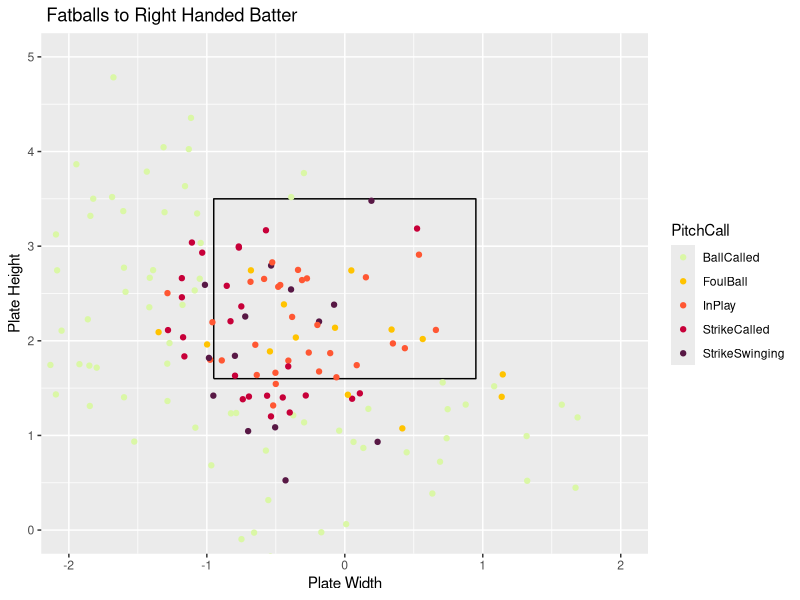
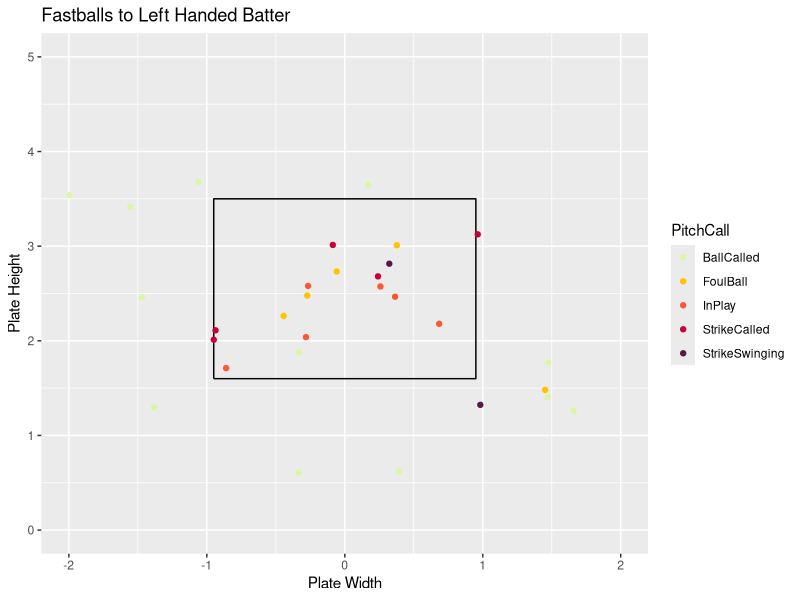

These charts were generated, in order, by the following R code:
## ---- chunk 1
knitr::opts_chunk$set(fig.align = "center", fig.width = 4, fig.height = 4, comment = NA, message = FALSE, warning = FALSE, echo = FALSE)
library(readr)
library(dplyr)
library(ggplot2)
library(tidyverse)
Master <- read_csv("Master.csv")
Pitcher <- Master %>%
  filter(Pitcher == "Herbert, Brennan")
x <- c(-.95,.95,.95,-.95,-.95)
z <- c(1.6,1.6,3.5,3.5,1.6)
sz <- data_frame(x, z)
## ---- chunk 2
FastballsThrownR <- Pitcher %>%
  filter(TaggedPitchType == "Fastball" & BatterSide == "Right" & RelSpeed)
ggplot() +
  geom_path(data = sz, aes(x = x, y = z)) +
  coord_equal() +
  xlab("Plate Width") +
  ylab("Plate Height") +
  ggtitle(" Fatballs to Right Handed Batter") +
  geom_point(data = FastballsThrownR,aes(x = PlateLocSide, y = PlateLocHeight, color = PitchCall)) +
  coord_cartesian(xlim = c(-2, 2), ylim = c(0, 5)) +
  scale_color_discrete(limits = c("StrikeSwinging" ,"StrikeCalled", "BallCalled", "HitByPitch", "InPlay", "FoulBall", "Undefined")) +
  scale_color_manual(values = c("#DAF7A6","#FFC300", "#FF5733", "#C70039", "#581845", "#000000", "#009E73"))
## ---- chunk 3
FastballsThrownL <- Pitcher %>%
  filter(TaggedPitchType == "Fastball" & BatterSide == "Left")
ggplot() +
  geom_path(data = sz, aes(x = x, y = z)) +
  coord_equal() +
  xlab("Plate Width") +
  ylab("Plate Height") +
  ggtitle("Fastballs to Left Handed Batter") +
  geom_point(data = FastballsThrownL,aes(x = PlateLocSide, y = PlateLocHeight, color = PitchCall)) +
  coord_cartesian(xlim = c(-2, 2), ylim = c(0, 5)) +
  scale_color_discrete(limits = c("StrikeSwinging" ,"StrikeCalled", "BallCalled", "HitByPitch", "InPlay", "FoulBall", "Undefined")) +
  scale_color_manual(values = c("#DAF7A6","#FFC300", "#FF5733", "#C70039", "#581845", "#000000", "#009E73"))
